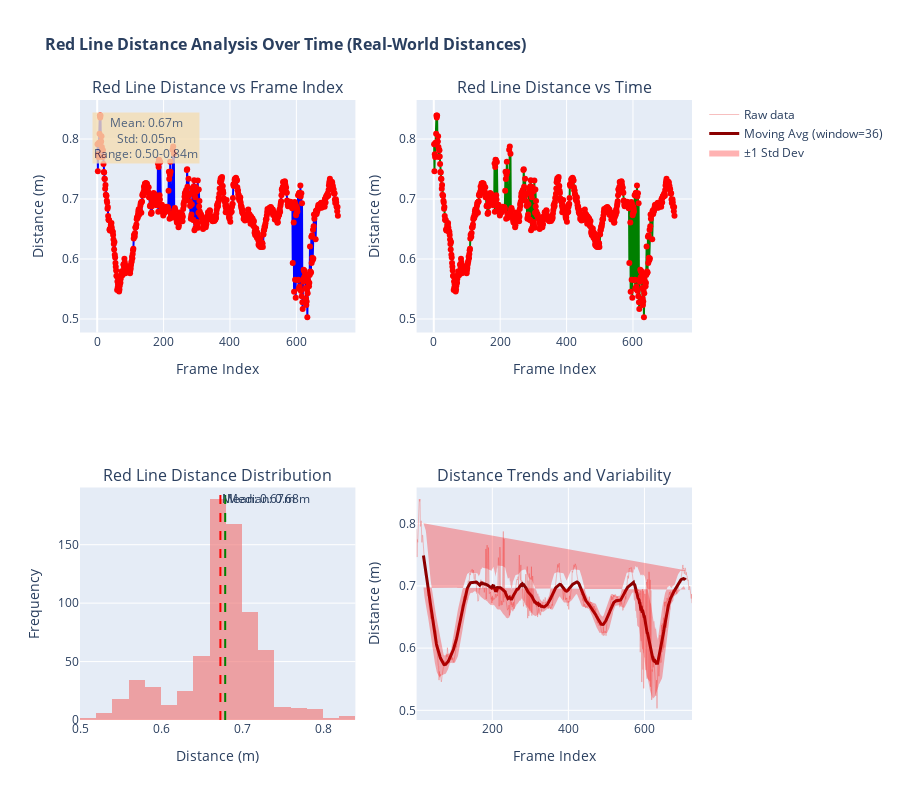

The notebook cell saved with this chart:
### Code cell
# Real-world distance analysis and plotting using utility function
iau.plot_real_world_distance_analysis(distance_results, image_shape=image_shape, sonar_coverage_meters=sonar_coverage_meters)

### Figure 1 — Plotly figure (JSON) as saved in the notebook; plotly's stock layout.template omitted (floating-point values rounded to 4 significant figures; data arrays with more than 128 entries replaced by an {"elided": "..."} marker saying what was removed)
{"data": [{"line": {"color": "blue", "width": 2}, "marker": {"color": "red", "size": 6}, "mode": "lines+markers", "name": "Distance", "showlegend": false, "type": "scatter", "x": {"elided": "725 int values"}, "xaxis": "x", "y": {"elided": "725 float values"}, "yaxis": "y"}, {"line": {"color": "green", "width": 2}, "marker": {"color": "red", "size": 6}, "mode": "lines+markers", "name": "Distance over Time", "showlegend": false, "type": "scatter", "x": {"elided": "725 int values"}, "xaxis": "x2", "y": {"elided": "725 float values"}, "yaxis": "y2"}, {"marker": {"color": "lightcoral"}, "name": "Distance Distribution", "nbinsx": 30, "opacity": 0.7, "showlegend": false, "type": "histogram", "x": {"elided": "725 float values"}, "xaxis": "x3", "yaxis": "y3"}, {"line": {"color": "lightcoral", "width": 1}, "mode": "lines", "name": "Raw data", "opacity": 0.5, "type": "scatter", "x": {"elided": "725 int values"}, "xaxis": "x4", "y": {"elided": "725 float values"}, "yaxis": "y4"}, {"line": {"color": "darkred", "width": 3}, "mode": "lines", "name": "Moving Avg (window=36)", "type": "scatter", "x": {"elided": "725 int values"}, "xaxis": "x4", "y": {"elided": "725 float values"}, "yaxis": "y4"}, {"fill": "toself", "fillcolor": "rgba(255,0,0,0.3)", "line": {"color": "rgba(255,255,255,0)"}, "name": "±1 Std Dev", "type": "scatter", "x": {"elided": "1450 int values"}, "xaxis": "x4", "y": {"elided": "1450 float values"}, "yaxis": "y4"}], "layout": {"annotations": [{"font": {"size": 16}, "showarrow": false, "text": "Red Line Distance vs Frame Index", "x": 0.225, "xanchor": "center", "xref": "paper", "y": 1, "yanchor": "bottom", "yref": "paper"}, {"font": {"size": 16}, "showarrow": false, "text": "Red Line Distance vs Time", "x": 0.775, "xanchor": "center", "xref": "paper", "y": 1, "yanchor": "bottom", "yref": "paper"}, {"font": {"size": 16}, "showarrow": false, "text": "Red Line Distance Distribution", "x": 0.225, "xanchor": "center", "xref": "paper", "y": 0.375, "yanchor": "bottom", "yref": "paper"}, {"font": {"size": 16}, "showarrow": false, "text": "Distance Trends and Variability", "x": 0.775, "xanchor": "center", "xref": "paper", "y": 0.375, "yanchor": "bottom", "yref": "paper"}, {"showarrow": false, "text": "Mean: 0.67m", "x": 0.6733, "xanchor": "left", "xref": "x3", "y": 1, "yanchor": "top", "yref": "y3 domain"}, {"showarrow": false, "text": "Median: 0.68m", "x": 0.6793, "xanchor": "left", "xref": "x3", "y": 1, "yanchor": "top", "yref": "y3 domain"}, {"bgcolor": "wheat", "opacity": 0.8, "showarrow": false, "text": "Mean: 0.67m<br>Std: 0.05m<br>Range: 0.50-0.84m", "x": 0.02, "xref": "paper", "y": 0.98, "yref": "paper"}], "height": 800, "shapes": [{"line": {"color": "red", "dash": "dash", "width": 2}, "type": "line", "x0": 0.6733, "x1": 0.6733, "xref": "x3", "y0": 0, "y1": 1, "yref": "y3 domain"}, {"line": {"color": "green", "dash": "dash", "width": 2}, "type": "line", "x0": 0.6793, "x1": 0.6793, "xref": "x3", "y0": 0, "y1": 1, "yref": "y3 domain"}], "showlegend": true, "title": {"font": {"size": 16, "weight": "bold"}, "text": "Red Line Distance Analysis Over Time (Real-World Distances)"}, "xaxis": {"anchor": "y", "domain": [0, 0.45], "title": {"text": "Frame Index"}}, "xaxis2": {"anchor": "y2", "domain": [0.55, 1], "title": {"text": "Frame Index"}}, "xaxis3": {"anchor": "y3", "domain": [0, 0.45], "title": {"text": "Distance (m)"}}, "xaxis4": {"anchor": "y4", "domain": [0.55, 1], "title": {"text": "Frame Index"}}, "yaxis": {"anchor": "x", "domain": [0.625, 1], "title": {"text": "Distance (m)"}}, "yaxis2": {"anchor": "x2", "domain": [0.625, 1], "title": {"text": "Distance (m)"}}, "yaxis3": {"anchor": "x3", "domain": [0, 0.375], "title": {"text": "Frequency"}}, "yaxis4": {"anchor": "x4", "domain": [0, 0.375], "title": {"text": "Distance (m)"}}}}
